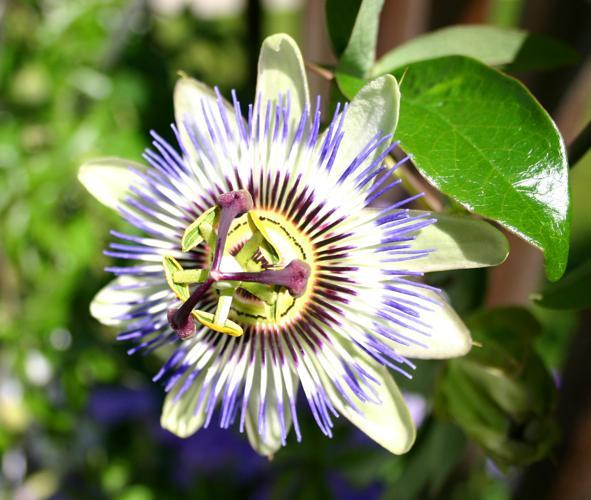
#> input picture image/image_00001_class_77.jpg, 591 x 500 px; its folder holds only this picture in this run
$ python Segmentation.py   (Python 2 division)
#> lines starting #> are read from the running program, lines starting #| are printed output that depends on the picture
# -*- coding: utf-8 -*-
import cv2
import cPickle as pickle

import numpy as np

import os
import math
import datetime

from PIL import Image
from matplotlib import pyplot as plt

from skimage import io
from skimage.util import img_as_float
from skimage.segmentation import slic
from skimage.measure import block_reduce

from sklearn import svm
from sklearn import datasets,metrics

# [14 lines left out: function draw, not called in this run]

def Grab_Cut(img, segmentation_mask = None, save_name = False):
    height, weight, rgb = img.shape

    bgdModel = np.zeros((1,65),np.float64)
    fgdModel = np.zeros((1,65),np.float64)

    if segmentation_mask == None:
        # mask initialized to PR_BG
        mask = np.zeros(img.shape[:2],np.uint8)

        # the coordinates of a rectangle which includes the foreground object in the format (x,y,w,h)
        rect = (int(0.15 * weight),int(0.15 * height),int(0.7 * weight),int(0.7 * height))
        cv2.grabCut(img,mask,rect,bgdModel,fgdModel,5,cv2.GC_INIT_WITH_RECT)
    else:
        mask = np.array(segmentation_mask,np.uint8) * 3
        rect = (0,0,0,0)
        cv2.grabCut(img,mask,rect,bgdModel,fgdModel,5,cv2.GC_INIT_WITH_MASK)

    result = np.where((mask==2)|(mask==0),0,1).astype('uint8')

    if segmentation_mask != None:
        draw(img,result,save_name = save_name)

    return result

def Super_Pixels(img_name):
    # load the image and convert it to a floating point data type
    image = img_as_float(io.imread(img_name))

	# apply SLIC and extract (approximately) the supplied number
    numSegments = 100

    # of segments
    segments = slic(image, n_segments = numSegments, sigma = 5)

    return segments

def Label_Super_Pixels(segments, grabcut):
    segments_num = max(max(row) for row in segments) + 1
    segments_cnt = np.zeros(segments_num)

    # count the majority of 0/1
    for seg, value in zip(np.array(segments).flatten(),grabcut.flatten()):
        if value==0:
            segments_cnt[seg]-=1
        else:
            segments_cnt[seg]+=1
    segments_label = [1 if cnt>0 else 0 for cnt in segments_cnt]

    rows,columns = np.array(segments).shape
    segments_pixels = [[0 for col in range(columns)] for row in range(rows)]
    for i in range(rows):
        for j in range(columns):
            segments_pixels[i][j] = segments_label[segments[i][j]]

    return segments,segments_pixels,segments_label

# [14 lines left out: function SuperPixels_Segmentation_Adjust, not called in this run]

### Superpixels Features Extraction

def Center_Boundary(segments,segments_label):
    row,col = segments.shape
    Center_Boundary_Features = np.zeros((len(segments_label),2))

    # Check Center
    Center_Boundary_Features[segments[int(row/2)][int(col/2)]][0] = 1

    # Check Boundary
    for i in range(row):
        Center_Boundary_Features[segments[i][0]][1] = 1
        Center_Boundary_Features[segments[i][col-1]][1] = 1
    for i in range(col):
        Center_Boundary_Features[segments[0][i]][1] = 1
        Center_Boundary_Features[segments[row-1][i]][1] = 1

    return Center_Boundary_Features.tolist()

def Segment_Mask(segments,label):
    # Make mask for each segment
    # mark 1 for particular label of segments
    # mark 0 for other pixels

    mask = [1 if i == label else 0 for i in segments.flatten()]
    return np.array(mask, np.uint8).reshape(segments.shape)

def Location_Shape(img,segments,segments_label):
    # 72-D Feature
    row,col = segments.shape
    location_block_row = int(math.ceil(row/6.))
    location_block_col = int(math.ceil(col/6.))

    Location_Shape_Features = []
    for label in range(len(segments_label)):
        # Make mask for each segment
        seg_mask = Segment_Mask(segments, label)

        ### Get Location Features
        # Downsample to 6*6
        try:
            downsample = block_reduce(seg_mask, block_size=(location_block_row, location_block_col), cval = 0, func=np.max)
            # Convert to 36-D Location Features
            Location_Features = downsample.flatten().tolist()
        except:
            Location_Features = [0 for x in range(36)]

        ### Get Shape Features
        # Bounding Box
        left,up,right,down = Image.fromarray(np.uint8(seg_mask)).getbbox()

        # Cropped the mask
        cropped_mask =  seg_mask[up:down,left:right]

        # Downsample to 6*6
        cropped_row,cropped_col = cropped_mask.shape

        ### When the number is too small, there would be a bug
        ### Consider this special situation
        if cropped_row < 26:
            cropped_mask = cropped_mask[:(cropped_row-cropped_row%6),:]
        if cropped_col < 26:
            cropped_mask = cropped_mask[:,:(cropped_col-cropped_col%6)]

        cropped_row,cropped_col = cropped_mask.shape
        cropped_block_row = int(math.ceil(cropped_row/6.))
        cropped_block_col = int(math.ceil(cropped_col/6.))

        try:
            downsample = block_reduce(cropped_mask, block_size=(cropped_block_row, cropped_block_col), cval = 0, func=np.max)
            # Convert to 36-D Shape Features
            Shape_Features = downsample.flatten().tolist()
        except:
            Shape_Features = [0 for x in range(36)]

        Location_Shape_Features.append(Location_Features+Shape_Features)

    return Location_Shape_Features

def Class_Location_Shape_CB_Features_Extract(img_folder):
    print "Class_Location_Shape_CB_Features_Extract Start"
    starttime = datetime.datetime.now()

    Class_Location_Shape_CB_Features = []
    Labels = []
    ### IMAGES SHOULD BE READ IN ORDER!!!
    for index, image_name in enumerate(os.listdir(img_folder)):
        image_path = img_folder + str("/") + image_name
        img = cv2.imread(image_path)

        ### GrabCut & SLIC
        segments,segments_pixels,segments_label = Label_Super_Pixels(Super_Pixels(image_path),Grab_Cut(img))
        Labels+=segments_label

        ### Get Single Image's Superpixels Location, Shape, Center & Boundary Features
        Center_Boundary_Features = Center_Boundary(segments,segments_label)
        Location_Shape_Features = Location_Shape(img,segments,segments_label)

        for i in range(len(segments_label)):
            Features = Center_Boundary_Features[i] + Location_Shape_Features[i]
            Class_Location_Shape_CB_Features.append(map(int,Features))

        print image_name

    endtime = datetime.datetime.now()
    print "Time: " + str((endtime - starttime).seconds) + "s"
    print "Class_Location_Shape_CB_Features_Extract End"

    return Class_Location_Shape_CB_Features, Labels

# [164 lines left out: functions Class_Size_Features_Extract, Class_Color_Features_Extract, Class_SIFT_Features_Extract, not called in this run]

def Get_Group_Features(img_folder):
    # Given a path of folder, return all the super pixels' features(1076-D) List

    Class_Location_Shape_CB_Features, Labels = Class_Location_Shape_CB_Features_Extract(img_folder)
#> in Class_Location_Shape_CB_Features_Extract, img is the input picture: shape (500, 591, 3); mean B, G, R 88.2, 127.4, 116.4
#> in Super_Pixels, `segments = slic(image, n_segments = numSegments, sigma = 5)`:
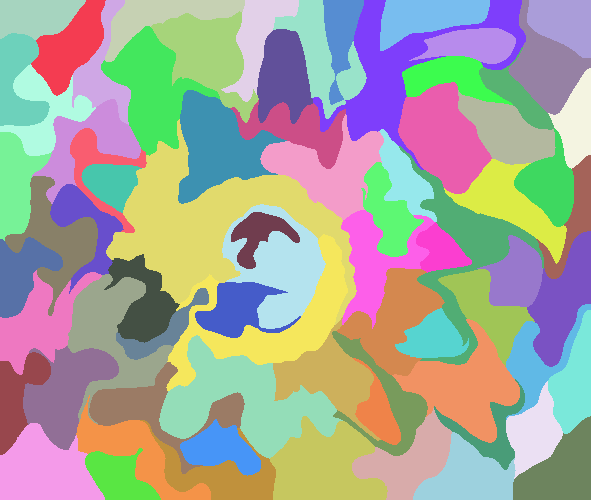
#> segments: shape (500, 591) int64; 75 distinct labels, from 1 to 75; one colour per label, 0 black
#> in Grab_Cut, `height, weight, rgb = img.shape`: height = 500; weight = 591; rgb = 3
#> in Grab_Cut, `rect = (int(0.15 * weight),int(0.15 * height),int(0.7 * weight),int(0...`: rect = (88, 75, 413, 350)
#> in Label_Super_Pixels, `segments_num = max(max(row) for row in segments) + 1`: segments_num = 76
#> after the loop in Label_Super_Pixels, `for seg, value in zip(np.array(segments).flatten(),grabcut.flatten()):`: segments_cnt = 76 values, max 15016 at index 27, min -6572 at index 58, mean -1342.1
#> in Label_Super_Pixels, `segments_label = [1 if cnt>0 else 0 for cnt in segments_cnt]`: segments_label = 76 values, max 1 at index 22, min 0 at index 0, mean 0.263
#> after the loop in Label_Super_Pixels, `for i in range(rows):`: segments_pixels = 500 items
#> in Class_Location_Shape_CB_Features_Extract, `Labels+=segments_label`: Labels has the same summary as segments_label in Label_Super_Pixels
#> in Center_Boundary, `Center_Boundary_Features = np.zeros((len(segments_label),2))`: Center_Boundary_Features = 76 pairs, first value 0 to 0, second value 0 to 0
#> after the loop in Center_Boundary, `for i in range(row):`: Center_Boundary_Features = 76 pairs, first value 0 to 1, second value 0 to 1
#> the loop in Location_Shape, `for label in range(len(segments_label)):` made 1 pass
#> after the loop in Location_Shape, `for label in range(len(segments_label)):`: Location_Shape_Features = []

    Class_Size_Features = Class_Size_Features_Extract(img_folder)

    Class_Color_Features = Class_Color_Features_Extract(img_folder)

    Class_SIFT_Features = Class_SIFT_Features_Extract(img_folder)

    ### Merge Features
    Superpixel_Features = [ x + y + z + w for x,y,z,w in zip(Class_Location_Shape_CB_Features,Class_Size_Features,Class_Color_Features,Class_SIFT_Features)]

    # print np.array(Superpixel_Features)
    # print np.array(Superpixel_Features).shape
    ### Save to database
    return Superpixel_Features,Labels

# main function
if __name__ == "__main__":

    img_folder = 'image'

#> (the run stopped early here; a loop or call above may not have finished)

$ run again, on image/image_2.jpg
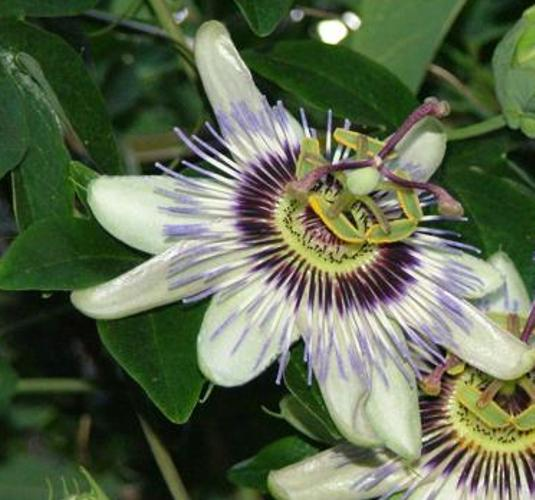
#> input picture image/image_2.jpg, 535 x 500 px
#> in Class_Location_Shape_CB_Features_Extract, img is the input picture: shape (500, 535, 3); mean B, G, R 78, 104.7, 92.5
#> in Super_Pixels, `segments = slic(image, n_segments = numSegments, sigma = 5)`:
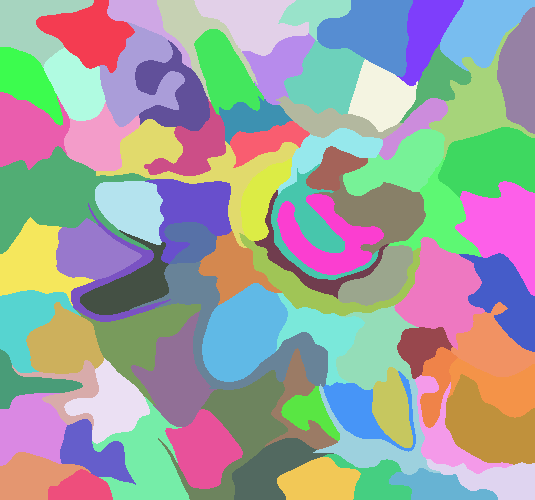
#> segments: shape (500, 535) int64; 86 distinct labels, from 1 to 86; one colour per label, 0 black
#> height = 500; weight = 535; rgb = 3
#> rect = (80, 75, 374, 350)
#> segments_num = 87
#> after the loop in Label_Super_Pixels, `for seg, value in zip(np.array(segments).flatten(),grabcut.flatten()):`: segments_cnt = 87 values, max 5796 at index 54, min -5367 at index 32, mean -1216.2
#> in Label_Super_Pixels, `segments_label = [1 if cnt>0 else 0 for cnt in segments_cnt]`: segments_label = 87 values, max 1 at index 22, min 0 at index 0, mean 0.299
#> after the loop in Label_Super_Pixels, `for i in range(rows):`: segments_pixels = 500 items
#> Labels has the same summary as segments_label in Label_Super_Pixels
#> in Center_Boundary, `Center_Boundary_Features = np.zeros((len(segments_label),2))`: Center_Boundary_Features = 87 pairs, first value 0 to 0, second value 0 to 0
#> after the loop in Center_Boundary, `for i in range(row):`: Center_Boundary_Features = 87 pairs, first value 0 to 1, second value 0 to 1
#> the loop in Location_Shape, `for label in range(len(segments_label)):` made 1 pass
#> after the loop in Location_Shape, `for label in range(len(segments_label)):`: Location_Shape_Features = []

$ run again, on image/image_3.jpg
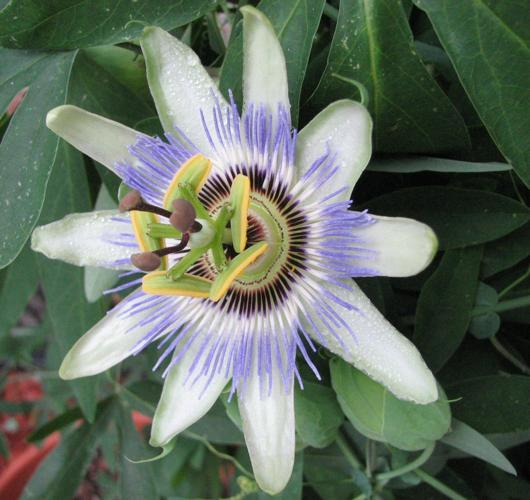
#> input picture image/image_3.jpg, 530 x 500 px
#> in Class_Location_Shape_CB_Features_Extract, img is the input picture: shape (500, 530, 3); mean B, G, R 98.7, 112.4, 100.5
#> in Super_Pixels, `segments = slic(image, n_segments = numSegments, sigma = 5)`:
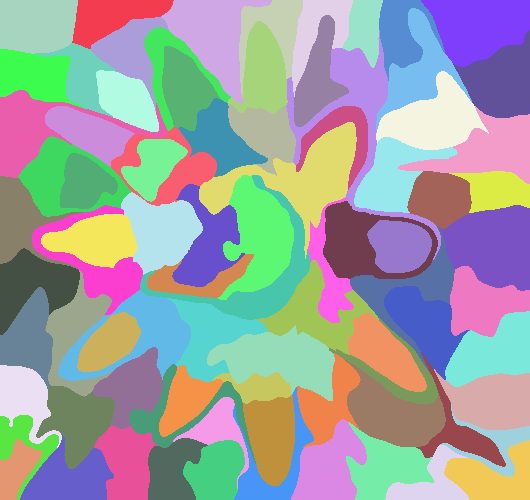
#> segments: shape (500, 530) int64; 84 distinct labels, from 1 to 84; one colour per label, 0 black
#> height = 500; weight = 530; rgb = 3
#> rect = (79, 75, 371, 350)
#> segments_num = 85
#> after the loop in Label_Super_Pixels, `for seg, value in zip(np.array(segments).flatten(),grabcut.flatten()):`: segments_cnt = 85 values, max 6481 at index 27, min -5703 at index 43, mean -1103.4
#> in Label_Super_Pixels, `segments_label = [1 if cnt>0 else 0 for cnt in segments_cnt]`: segments_label = 85 values, max 1 at index 17, min 0 at index 0, mean 0.318
#> after the loop in Label_Super_Pixels, `for i in range(rows):`: segments_pixels = 500 items
#> Labels has the same summary as segments_label in Label_Super_Pixels
#> in Center_Boundary, `Center_Boundary_Features = np.zeros((len(segments_label),2))`: Center_Boundary_Features = 85 pairs, first value 0 to 0, second value 0 to 0
#> after the loop in Center_Boundary, `for i in range(row):`: Center_Boundary_Features = 85 pairs, first value 0 to 1, second value 0 to 1
#> the loop in Location_Shape, `for label in range(len(segments_label)):` made 1 pass
#> after the loop in Location_Shape, `for label in range(len(segments_label)):`: Location_Shape_Features = []

$ run again, on image/image_00002_class_77.jpg
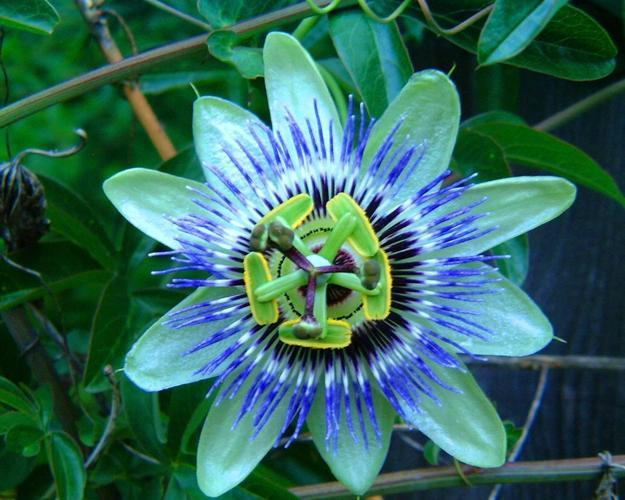
#> input picture image/image_00002_class_77.jpg, 625 x 500 px
#> in Class_Location_Shape_CB_Features_Extract, img is the input picture: shape (500, 625, 3); mean B, G, R 94.5, 104.8, 53
#> in Super_Pixels, `segments = slic(image, n_segments = numSegments, sigma = 5)`:
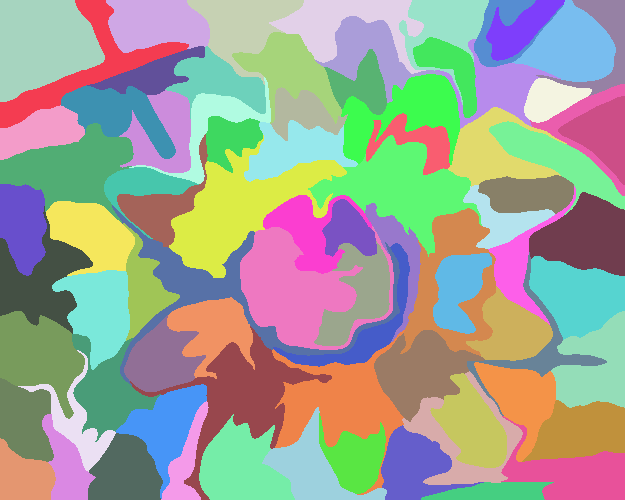
#> segments: shape (500, 625) int64; 82 distinct labels, from 1 to 82; one colour per label, 0 black
#> height = 500; weight = 625; rgb = 3
#> rect = (93, 75, 437, 350)
#> segments_num = 83
#> after the loop in Label_Super_Pixels, `for seg, value in zip(np.array(segments).flatten(),grabcut.flatten()):`: segments_cnt = 83 values, max 9467 at index 34, min -7838 at index 1, mean -1242
#> in Label_Super_Pixels, `segments_label = [1 if cnt>0 else 0 for cnt in segments_cnt]`: segments_label = 83 values, max 1 at index 18, min 0 at index 0, mean 0.313
#> after the loop in Label_Super_Pixels, `for i in range(rows):`: segments_pixels = 500 items
#> Labels has the same summary as segments_label in Label_Super_Pixels
#> in Center_Boundary, `Center_Boundary_Features = np.zeros((len(segments_label),2))`: Center_Boundary_Features = 83 pairs, first value 0 to 0, second value 0 to 0
#> after the loop in Center_Boundary, `for i in range(row):`: Center_Boundary_Features = 83 pairs, first value 0 to 1, second value 0 to 1
#> the loop in Location_Shape, `for label in range(len(segments_label)):` made 1 pass
#> after the loop in Location_Shape, `for label in range(len(segments_label)):`: Location_Shape_Features = []

$ run again, on image/image_00003_class_77.jpg
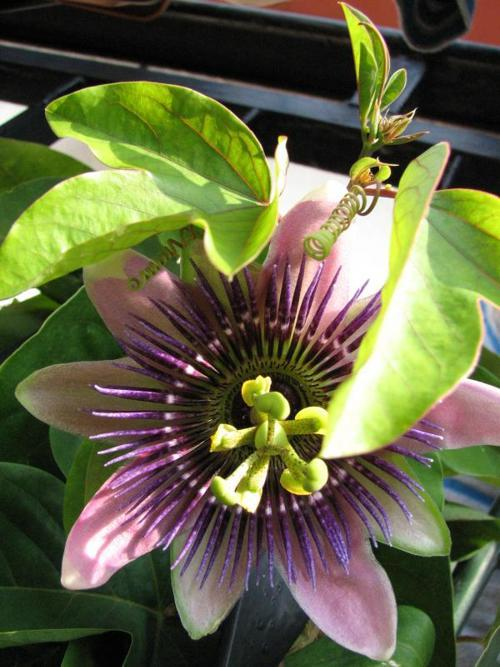
#> input picture image/image_00003_class_77.jpg, 500 x 667 px
#> in Class_Location_Shape_CB_Features_Extract, img is the input picture: shape (667, 500, 3); mean B, G, R 68.5, 101.7, 100.4
#> in Super_Pixels, `segments = slic(image, n_segments = numSegments, sigma = 5)`:
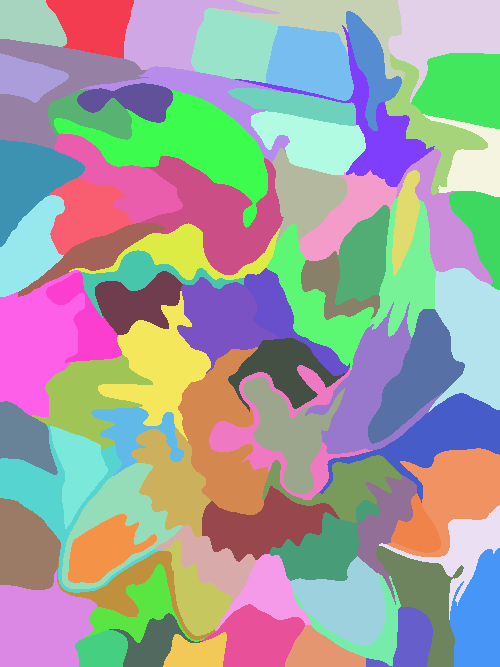
#> segments: shape (667, 500) int64; 83 distinct labels, from 1 to 83; one colour per label, 0 black
#> height = 667; weight = 500; rgb = 3
#> rect = (75, 100, 350, 466)
#> segments_num = 84
#> the loop in Label_Super_Pixels, `for seg, value in zip(np.array(segments).flatten(),grabcut.flatten()):` made 333500 passes
#> seg on passes 1 to 3: 1, 1, 1
#> after the loop in Label_Super_Pixels, `for seg, value in zip(np.array(segments).flatten(),grabcut.flatten()):`: segments_cnt = 84 values, max 7718 at index 48, min -9975 at index 18, mean -1619.7
#> in Label_Super_Pixels, `segments_label = [1 if cnt>0 else 0 for cnt in segments_cnt]`: segments_label = 84 values, max 1 at index 23, min 0 at index 0, mean 0.286
#> after the loop in Label_Super_Pixels, `for i in range(rows):`: segments_pixels = 667 items
#> Labels has the same summary as segments_label in Label_Super_Pixels
#> in Center_Boundary, `Center_Boundary_Features = np.zeros((len(segments_label),2))`: Center_Boundary_Features = 84 pairs, first value 0 to 0, second value 0 to 0
#> after the loop in Center_Boundary, `for i in range(row):`: Center_Boundary_Features = 84 pairs, first value 0 to 1, second value 0 to 1
#> the loop in Location_Shape, `for label in range(len(segments_label)):` made 1 pass
#> after the loop in Location_Shape, `for label in range(len(segments_label)):`: Location_Shape_Features = []
